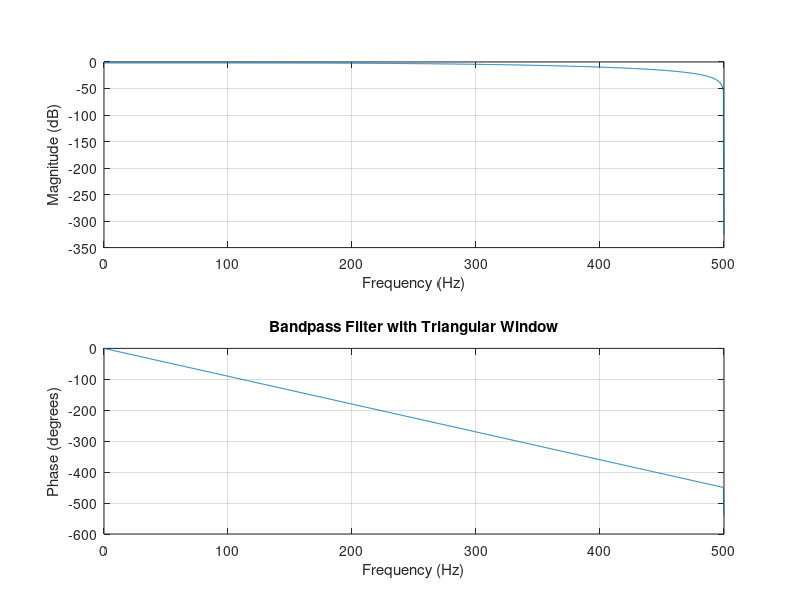

The MATLAB source for this figure:
% Accept filter order N
N = input('Enter the filter order (N): ');

% Filter specifications
fs = 1000;                   % Sampling frequency in Hz
fpass = [100 300];           % Passband frequencies in Hz

% Calculate normalized frequencies (as a fraction of Nyquist frequency)
wpass = fpass / (fs/2);

% Design the ideal bandpass filter
b_ideal = fir1(N, wpass, 'bandpass');

% Apply different windows
b_hamming = b_ideal .* hamming(N+1)';
b_hanning = b_ideal .* hann(N+1)';
b_rectangular = b_ideal .* rectwin(N+1)';
b_triangular = b_ideal .* triang(N+1)';

% Plot frequency responses
figure;
subplot(2, 2, 1);
freqz(b_hamming, 1, 1024, fs);
title('Bandpass Filter with Hamming Window');

subplot(2, 2, 2);
freqz(b_hanning, 1, 1024, fs);
title('Bandpass Filter with Hanning Window');

subplot(2, 2, 3);
freqz(b_rectangular, 1, 1024, fs);
title('Bandpass Filter with Rectangular Window');

subplot(2, 2, 4);
freqz(b_triangular, 1, 1024, fs);
title('Bandpass Filter with Triangular Window');
